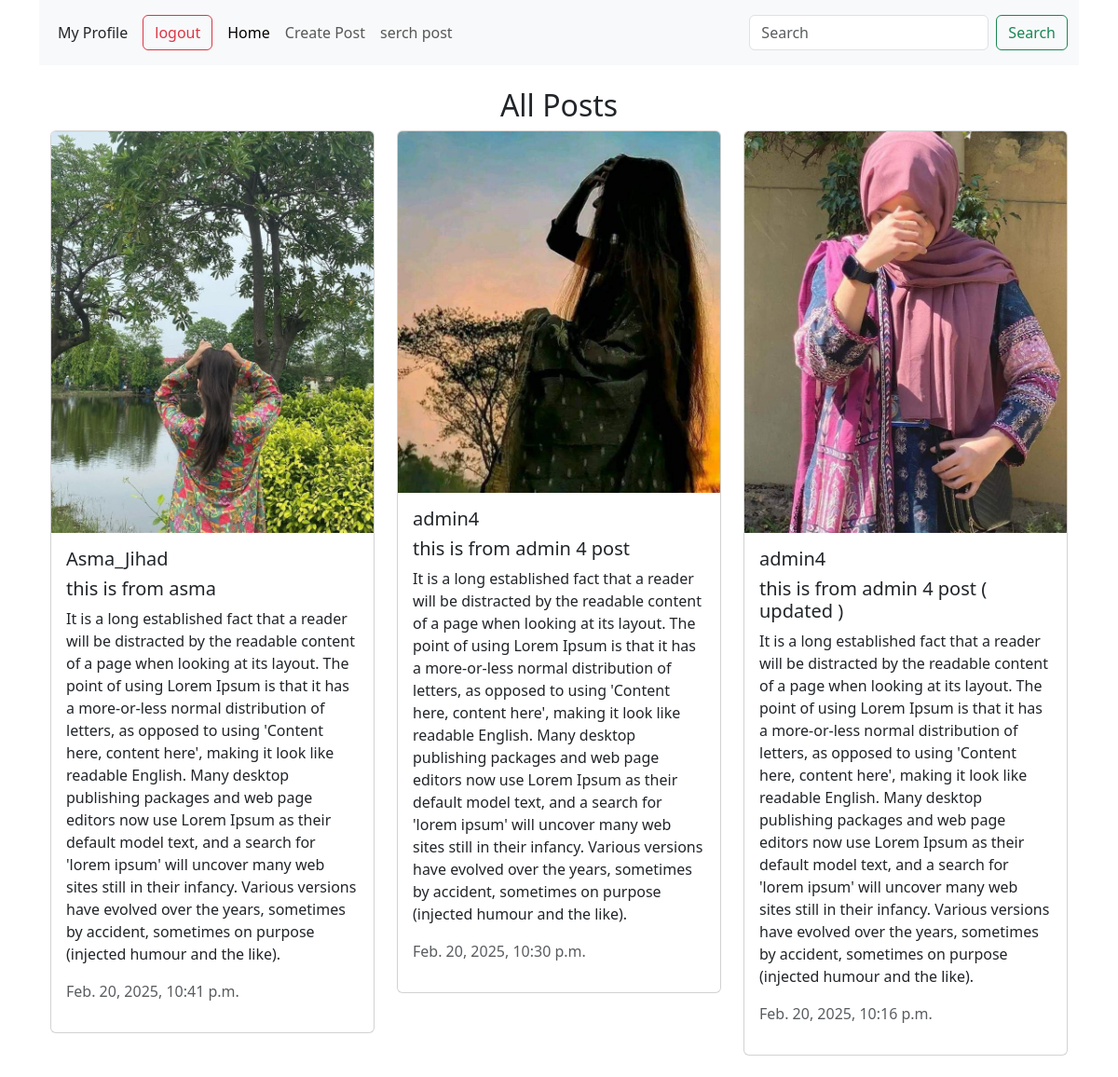
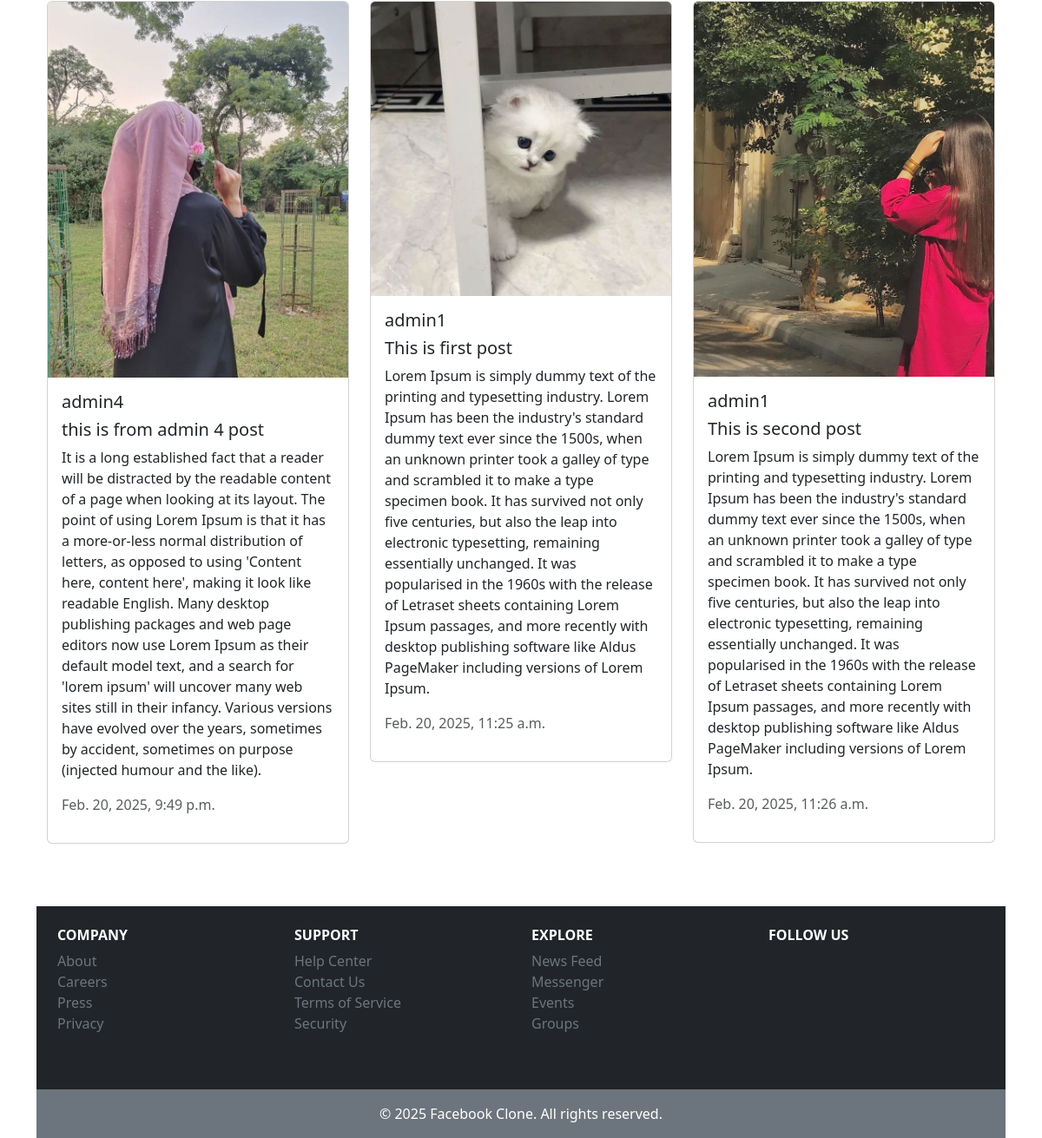
Page /feed/home/ (signed in) on the committed database (2 pictures, top to bottom).
### feed/models.py (models this page shows, shortened)
class Post(models.Model):
    CATAGORY =(
        ('Web Developement', 'Web Development'),
        ('Mathematics', 'Mathematics'),
        ('Science', 'Science'),
        ('English', 'English'),
        ('History', 'History'),
        ('Geography', 'Geography'),
        ('Computer Science', 'Computer Science'),
        ('Arts', 'Arts'),
        ('Business', 'Business'),
        ('Health', 'Health'),
        ('Others', 'Others')
    )
    title= models.CharField(max_length=255)
    text = models.TextField()
    catagory = models.CharField(max_length=100, choices=CATAGORY, null=True)
    img = models.ImageField(upload_to=postfile)
    user = models.ForeignKey(User, on_delete=models.CASCADE)
    created_at = models.DateTimeField(auto_now_add=True)  # FIXED typo
    updated_at = models.DateTimeField(auto_now=True)

### feed/views.py (the view)
# urls.py: path('home/', views.home.as_view(), name='home'),
@method_decorator(login_required, name="dispatch")
class home(LoginRequiredMixin, ListView):
    model = models.Post
    template_name ='feed/all_post.html'
    context_object_name = "posts"
    ordering = ["-created_at"]

### feed/templates/feed/all_post.html (shortened to what this page needs)
{% extends "base.html" %}
{% load crispy_forms_tags %}
{% block content %}
<div class="container mt-4 ">
    <h2 class="text-center">All Posts</h2>
    <div class="row d-flex justify-content-center">
        {% for post in posts %}
            <div class="col-md-4 col-sm-6 mb-4">
                <div class="card">
                    <img src="{{ post.img.url }}" class="card-img-top" alt="Post Image">
                    <div class="card-body">
                        <h5 class="card-title">{{ post.user.username }}</h5>
                        <h5 class="card-title">{{ post.title }}</h5>
                        <p class="card-text">{{ post.text }}</p>
                        <p class="text-muted">{{ post.updated_at }}</p>
                    </div>
                </div>
            </div>
        {% empty %}
            <p class="text-center">No posts yet.</p>
        {% endfor %}
    </div>
</div>
{% endblock %}

### rows in the picture
Post: img (picture), user.username "Asma_Jihad", title "this is from asma", text "It is a long established fact that a reader will be distracted by the readable content of a page when looking at its layout. The point of using Lorem Ipsum is that it has a more-or-less normal distribution of letters, as opposed to using 'Content here, content here', making it look like readable English. Many desktop publishing packages and web page editors now use Lorem Ipsum as their default model text, and a search for 'lorem ipsum' will uncover many web sites still in their infancy. Various versions have evolved over the years, sometimes by accident, sometimes on purpose (injected humour and the like).", updated_at "Feb. 20, 2025, 10:41 p.m."
Post: img (picture), user.username "admin4", title "this is from admin 4 post", text "It is a long established fact that a reader will be distracted by the readable content of a page when looking at its layout. The point of using Lorem Ipsum is that it has a more-or-less normal distribution of letters, as opposed to using 'Content here, content here', making it look like readable English. Many desktop publishing packages and web page editors now use Lorem Ipsum as their default model text, and a search for 'lorem ipsum' will uncover many web sites still in their infancy. Various versions have evolved over the years, sometimes by accident, sometimes on purpose (injected humour and the like).", updated_at "Feb. 20, 2025, 10:30 p.m."
Post: img (picture), user.username "admin4", title "this is from admin 4 post ( updated )", text "It is a long established fact that a reader will be distracted by the readable content of a page when looking at its layout. The point of using Lorem Ipsum is that it has a more-or-less normal distribution of letters, as opposed to using 'Content here, content here', making it look like readable English. Many desktop publishing packages and web page editors now use Lorem Ipsum as their default model text, and a search for 'lorem ipsum' will uncover many web sites still in their infancy. Various versions have evolved over the years, sometimes by accident, sometimes on purpose (injected humour and the like).", updated_at "Feb. 20, 2025, 10:16 p.m."
Post: img (picture), user.username "admin4", title "this is from admin 4 post", text "It is a long established fact that a reader will be distracted by the readable content of a page when looking at its layout. The point of using Lorem Ipsum is that it has a more-or-less normal distribution of letters, as opposed to using 'Content here, content here', making it look like readable English. Many desktop publishing packages and web page editors now use Lorem Ipsum as their default model text, and a search for 'lorem ipsum' will uncover many web sites still in their infancy. Various versions have evolved over the years, sometimes by accident, sometimes on purpose (injected humour and the like).", updated_at "Feb. 20, 2025, 9:49 p.m."
Post: img (picture), user.username "admin1", title "This is first post", text "Lorem Ipsum is simply dummy text of the printing and typesetting industry. Lorem Ipsum has been the industry's standard dummy text ever since the 1500s, when an unknown printer took a galley of type and scrambled it to make a type specimen book. It has survived not only five centuries, but also the leap into electronic typesetting, remaining essentially unchanged. It was popularised in the 1960s with the release of Letraset sheets containing Lorem Ipsum passages, and more recently with desktop publishing software like Aldus PageMaker including versions of Lorem Ipsum.", updated_at "Feb. 20, 2025, 11:25 a.m."
Post: img (picture), user.username "admin1", title "This is second post", text "Lorem Ipsum is simply dummy text of the printing and typesetting industry. Lorem Ipsum has been the industry's standard dummy text ever since the 1500s, when an unknown printer took a galley of type and scrambled it to make a type specimen book. It has survived not only five centuries, but also the leap into electronic typesetting, remaining essentially unchanged. It was popularised in the 1960s with the release of Letraset sheets containing Lorem Ipsum passages, and more recently with desktop publishing software like Aldus PageMaker including versions of Lorem Ipsum.", updated_at "Feb. 20, 2025, 11:26 a.m."
